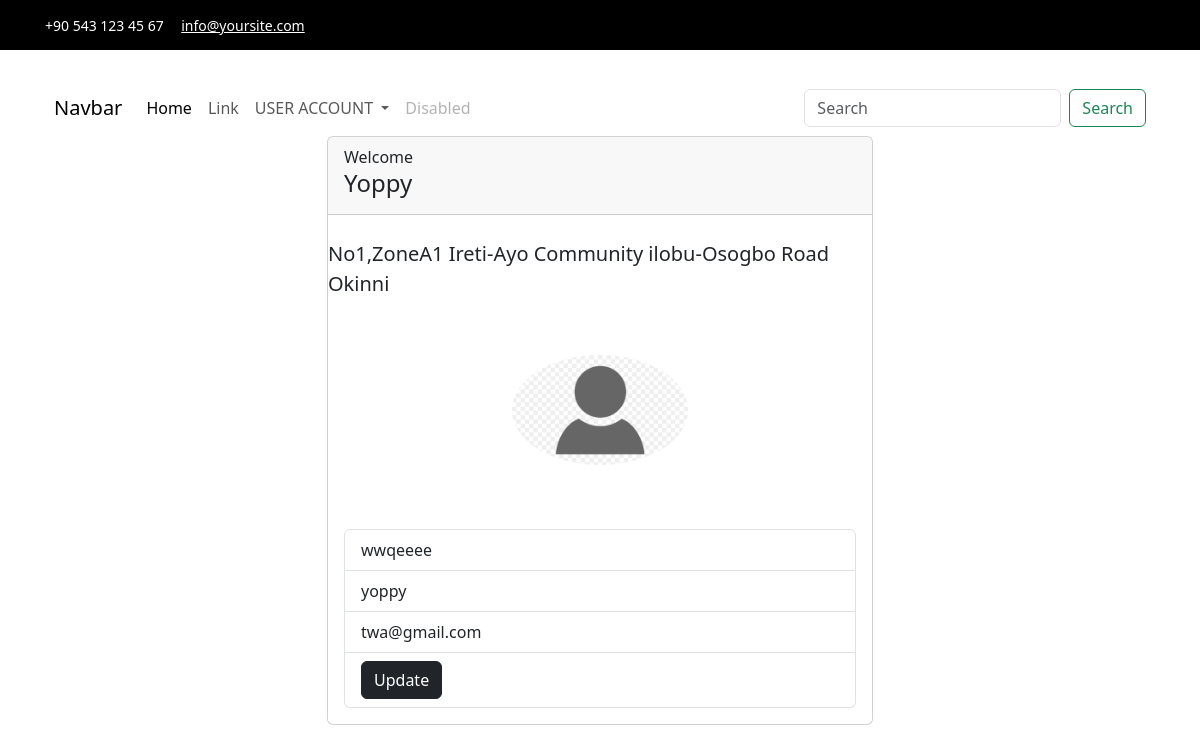
/users/dashboard/ (signed in), run on the app's committed database.
### users/models.py (models this page shows, shortened)
class Profile(models.Model):
    user= models.OneToOneField(User, on_delete=models.CASCADE)
    username = models.CharField(max_length=255)
    fullname = models.CharField(max_length=255)
    email = models.EmailField(max_length=255, unique=True)
    phone = models.CharField(max_length=15)
    address = models.TextField()
    profile_pix = models.ImageField(upload_to='profile', default='image/avarta.jpg')

### users/views.py (the view)
# urls.py: path('dashboard/', views.dashboard, name= 'dashboard'),
def dashboard(request):
    user = request.user.profile
    context= {
        'profile': user
    }
    return render(request, 'users/dashboard.html', context)

### templates/users/dashboard.html (shortened to what this page needs)
{% extends 'base.html' %}
{% load static %}
{% block content %}
<section id="dashboard">
    <div class="container">
        <div class="row">
            <div class="col-md-6 mx-auto">
                <div class="card">
                    <div class="card-header mb-3">Welcome <strong><H4> {{profile.username|title}} </H4></strong> </div>
                        <p class="lead my-2">
                            {{profile.address}}
                        </p>
                        {% if profile.profile_pix %}
                          <div class=" w-50 mx-auto p-5 h-50 overflow-hidden">
                            <img src="{{profile.profile_pix.url}}"  class="img-fluid rounded-circle" alt="{{profile.username}}">
                        </div>
                        {% else %}
                            <div class=" w-50 mx-auto p-5 h-50 overflow-hidden">
                              <img src="{% static 'image/avarta.jpg' %}"  class="img-fluid rounded-circle" alt="">
                          </div>
                        {% endif %}
                        <div class="card-body">
                            <ul class="list-group">
                                <li class="list-group-item"> {{profile.fullname}} </li>
                                <li class="list-group-item">{{profile.username}}</li>
                                <li class="list-group-item">{{profile.email}}</li>
                                <li class="list-group-item">
                                    <a href=" {% url 'update' %} " class="btn btn-dark list-group-link">Update</a>
                                </li>
                            </ul>
                        </div>
                </div>
            </div>
        </div>
    </div>
</section>
{% endblock content %}

### data on the page
Profile: username "Yoppy", address "No1,ZoneA1 Ireti-Ayo Community ilobu-Osogbo Road Okinni", profile_pix (picture), fullname "wwqeeee", username "yoppy", email "twa@gmail.com"
